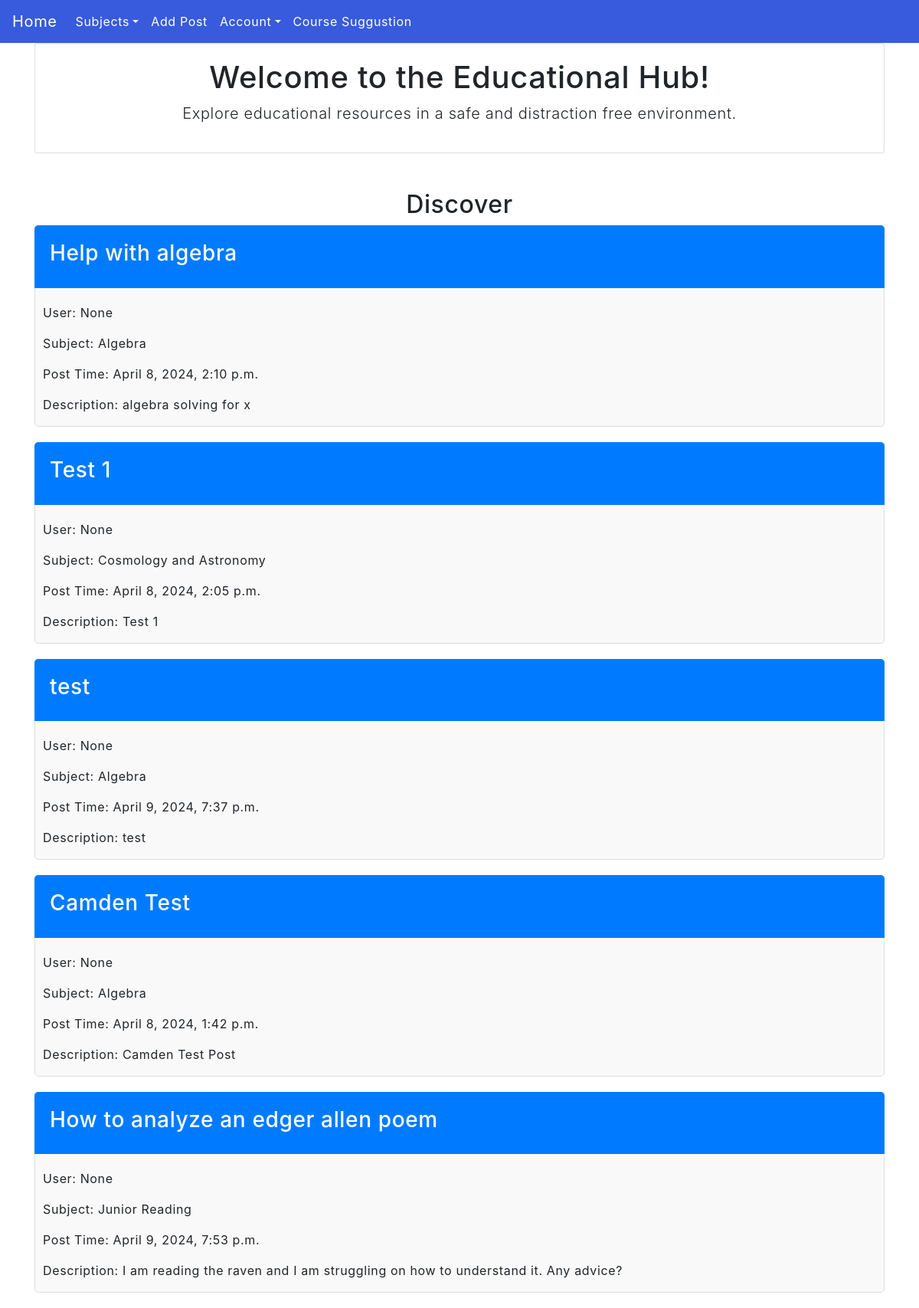
The page / on the database its author committed.
### posts/models.py (models this page shows, shortened)
class Ticket(models.Model):
    user = models.ForeignKey(User, blank = True, null = True, on_delete = models.PROTECT)
    username = models.CharField("Username", max_length = 100, blank = True, null = True)
    title = models.CharField("Title", max_length = 100)
    time_of_post = models.DateTimeField("Time of Post",auto_now_add=True)
    post_description = models.CharField("Description", max_length = 500, null = True)
    pdf_file = models.FileField('PDF File', null = True, blank = True, validators=[FileExtensionValidator(allowed_extensions=['pdf', 'doc'])])
    video_file = models.FileField('Video File', null = True, blank = True, validators=[FileExtensionValidator(allowed_extensions=['mp4'])])
    video_website_address = models.URLField('Video Adress', null = True, blank = True)
    ticket_course = models.ForeignKey('Course', on_delete=models.CASCADE, null=True, blank=True)  # ForeignKey relationship with Course

class Course(models.Model):
    course_name = models.CharField("Course", max_length = 75)
    all_tickets = models.ManyToManyField(Ticket, null = True, blank=True)
    def __str__(self):
        return f" {self.course_name}"

### posts/views.py (the view)
# urls.py: path('', views.main, name = 'main'),
def main(request):
    ticketlist = Ticket.objects.all()
    random_tickets = random.sample(list(ticketlist), min(len(ticketlist), 5)) # Select up to 5 random tickets
    mysubjects = CoreSubject.objects.all().values()
    template = loader.get_template('main.html')
    context = {
        'mysubjects': mysubjects,
        'ticketlist': random_tickets,
    }
    return HttpResponse(template.render(context, request))

### posts/templates/main.html (shortened to what this page needs)
{% extends "master.html" %}
{% block content %}
<div class="container">
  <div class="card">
    <div class="card-body">
      <h1 class="text-center">Welcome to the Educational Hub!</h1>
      <p class="lead text-center">Explore educational resources in a safe and distraction free environment.</p>
    </div>
  </div>
  <h2 class="text-center mt-5">Discover</h2>
  {% for ticket in ticketlist %}
  <div class="ticket-item">
    <div class="ticket-title">
      <h3>{{ ticket.title }}</h3>
    </div>
    <div class="ticket-details">
      <p>User: {{ ticket.user }}</p>
      <p>Subject: {{ ticket.ticket_course }}</p>
      <p>Post Time: {{ ticket.time_of_post }}</p>
      <p>Description: {{ ticket.post_description }}</p>
    </div>
  </div>
  {% endfor %}
</div>
{% endblock %}

### posts/static/myfirst.css (style rules this page uses)
body { margin:0; font: 600 18px 'Source Sans Pro', sans-serif; letter-spacing: 0.64px; color: #585d74; }

### posts/templates/master.html (style rules this page uses)
.container { width: 100%; }

### posts/templates/main.html (style rules this page uses)
.ticket-item { background-color: #f9f9f9; border: 1px solid #ddd; margin-bottom: 20px; padding: 0; border-radius: 5px; }
.ticket-title { background-color: #007bff; color: white; padding: 20px; border-top-left-radius: 5px; border-top-right-radius: 5px; margin: -1px -1px 20px; }
.ticket-details { margin-left: 10px; }

### rows shown on the page
Ticket: title "Help with algebra", user "None", ticket_course "Algebra", time_of_post "April 8, 2024, 2:10 p.m.", post_description "algebra solving for x"
Ticket: title "Test 1", user "None", ticket_course "Cosmology and Astronomy", time_of_post "April 8, 2024, 2:05 p.m.", post_description "Test 1"
Ticket: title "test", user "None", ticket_course "Algebra", time_of_post "April 9, 2024, 7:37 p.m.", post_description "test"
Ticket: title "Camden Test", user "None", ticket_course "Algebra", time_of_post "April 8, 2024, 1:42 p.m.", post_description "Camden Test Post"
Ticket: title "How to analyze an edger allen poem", user "None", ticket_course "Junior Reading", time_of_post "April 9, 2024, 7:53 p.m.", post_description "I am reading the raven and I am struggling on how to understand it. Any advice?"
